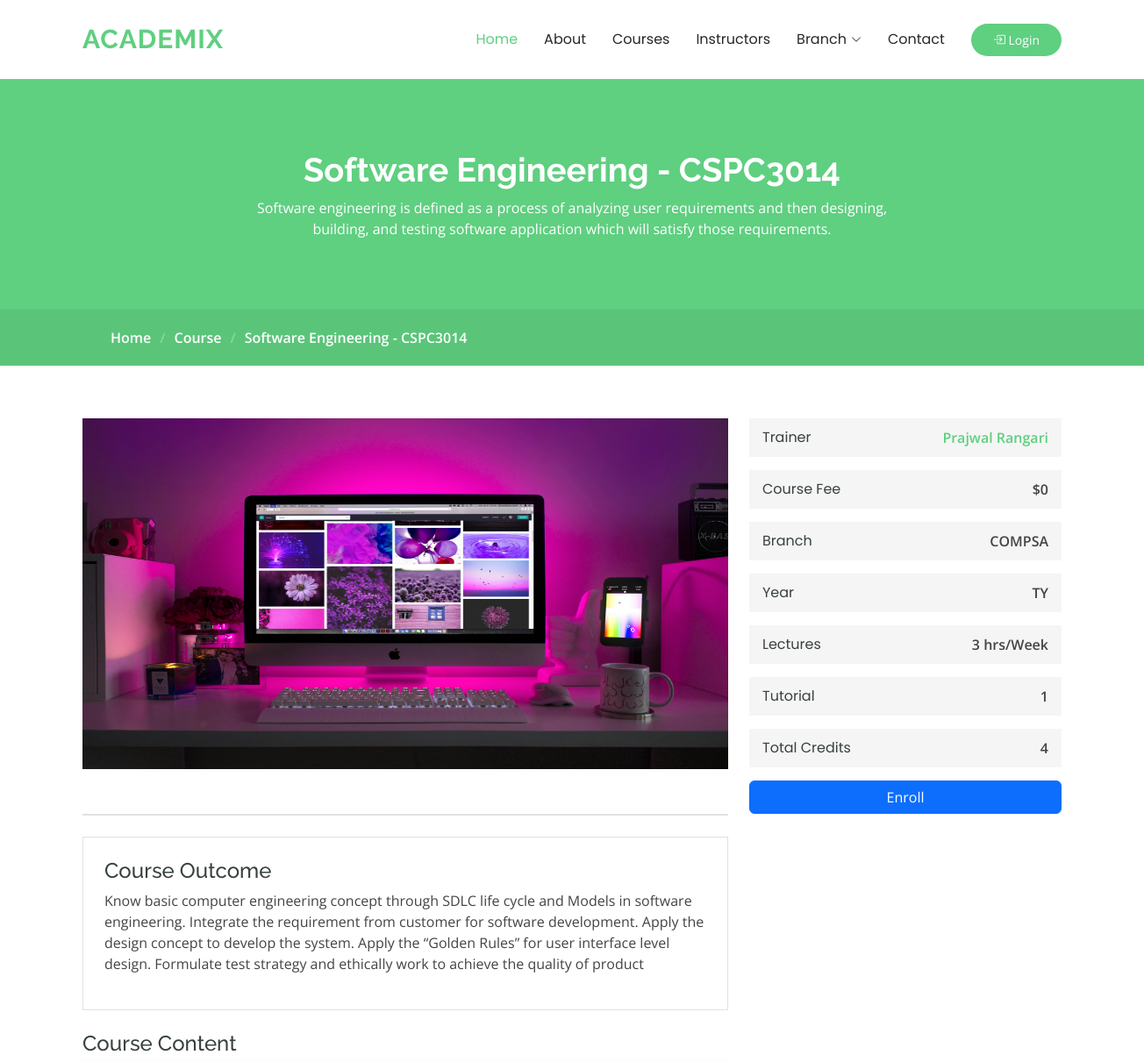
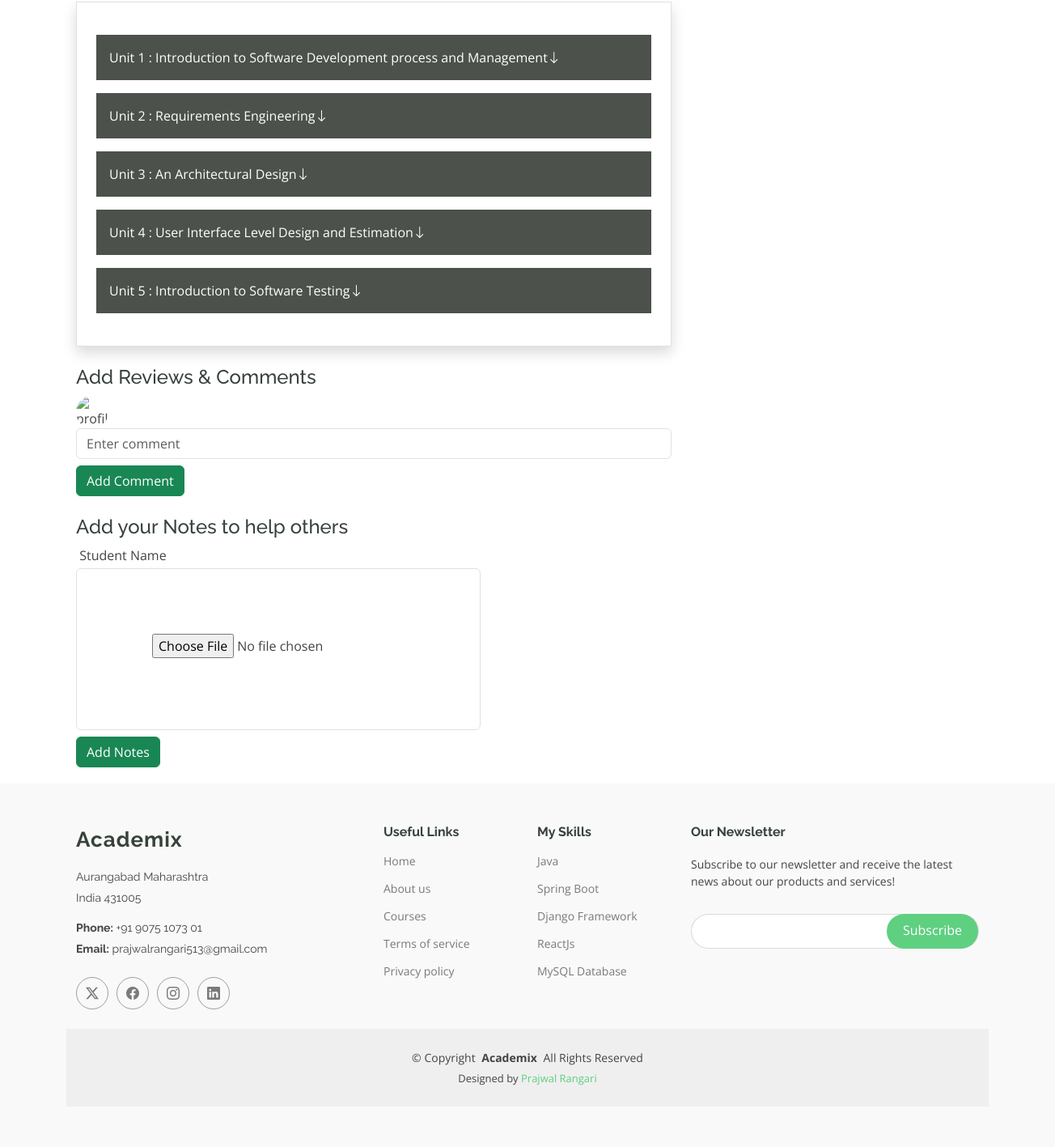
The app's page /view-course/software-engineering-cspc3014 with its own data (2 pictures, top to bottom).
### academixapp/models.py (models this page shows, shortened)
class Course(models.Model):
    course_title = models.CharField(max_length=100)
    course_desc = models.TextField()
    course_branch = models.CharField(max_length=100, default='COMPSA')
    course_year = models.CharField(max_length=100, default='FY')
    course_img = models.ImageField(default='default.jpg', upload_to='course_images/')
    course_benefit = models.TextField()
    course_req = models.TextField()
    date_created = models.DateTimeField(default=datetime.now)
    slug = models.SlugField(unique=True, blank=True, default='')
    course_credit = models.IntegerField(default=0)
    course_tutorial = models.IntegerField(default=0)
    course_lectures = models.IntegerField(default=0)
    instructor = models.ForeignKey(User, on_delete=models.CASCADE, default='')

class Unit(models.Model):
    title = models.CharField(max_length=255)
    course = models.ForeignKey(Course, related_name='units', on_delete=models.CASCADE)

### academixapp/views.py (the view, shortened to what this page needs)
# urls.py: path('view-course/<slug:slug>', views.view_course, name='view_course'),
def view_course(request, slug):
    course = get_object_or_404(Course, slug=slug)
    return render(request, 'academixapp/view_course.html', {'course':course})

### templates/academixapp/view_course.html (shortened to what this page needs)
{% extends 'academixapp/base.html' %}
{% block body %}
<div class="page-title" data-aos="fade">
    <div class="heading">
    <div class="container">
        <div class="row d-flex justify-content-center text-center">
        <div class="col-lg-8">
            <h1>{{ course.course_title }}</h1>
            <p class="mb-0">{{ course.course_desc }}</p>
        </div>
        </div>
    </div>
    </div>
    <nav class="breadcrumbs">
    <div class="container">
        <ol>
        <li><a href="/">Home</a></li>
        <li class="current">Course</li>
        <li class="current">{{course.course_title}}</li>
        </ol>
    </div>
    </nav>
</div>
<div id="courses-course-details" class="courses-course-details section">
    <div class="container" data-aos="fade-up">
    <div class="row">
        <div class="col-lg-8 mb-2">
            <img src="{{course.course_img.url}}" class="img-fluid" alt="" style="width:100%; height:400px;">
        </div>
        <div class="col-lg-4">
            <div class="course-info d-flex justify-content-between align-items-center">
                <h5>Trainer</h5>
                <p><a href="#">{{course.instructor.first_name}} {{course.instructor.last_name}}</a></p>
            </div>
            <div class="course-info d-flex justify-content-between align-items-center">
                <h5>Course Fee</h5>
                <p>$0</p>
            </div>
            <div class="course-info d-flex justify-content-between align-items-center">
                <h5>Branch</h5>
                <p>{{course.course_branch}}</p>
            </div>
            <div class="course-info d-flex justify-content-between align-items-center">
                <h5>Year</h5>
                <p>{{course.course_year}}</p>
            </div>
            <div class="course-info d-flex justify-content-between align-items-center">
                <h5>Lectures</h5>
                <p>{{course.course_lectures}} hrs/Week</p>
            </div>
            <div class="course-info d-flex justify-content-between align-items-center">
                <h5>Tutorial</h5>
                <p>{{course.course_tutorial}}</p>
            </div>
            <div class="course-info d-flex justify-content-between align-items-center">
                <h5>Total Credits</h5>
                <p>{{course.course_credit}}</p>
            </div>
            <form method="POST" action="{% url 'academixapp:view_course' course.slug %}">
                <button type="submit" class="btn btn-primary w-100">Enroll</button>
            </form>
        </div>
    </div>
    <div class="row">
        <div class="col-md-8">
            <div class="border"></div>
            <div class="box border mt-4 p-4">
                <h4>Course Outcome</h4>
                <p>{{course.course_benefit}}</p>
            </div>
            <div class="mt-4">
                <h4>Course Content</h4>
                <div class="box border p-4 shadow">
                    {% for unit in course.units.all %}
                    <p class="scrollDownBtn mt-3 p-3 text-white" style="cursor: pointer; background-color: rgb(76, 81, 76);">Unit {{ forloop.counter }} : {{ unit.title }}<i class="bi bi-arrow-down"></i>
                    </p>
                    {% endfor %}
                </div>
            </div>
            <div class="mt-4">
                <h4>Add Reviews & Comments</h4>
                <form method="POST">
                    <div class="d-flex justify-content-start align-items-center">
                        <img src="{{ request.user.profile.profile_img.url }}" alt="profile_img" class="rounded-pill" style="width: 40px; height: 40px;">
                        <a href="" class="text-decoration-none text-reset fw-bold my-2 p-2">{{request.user.username}}</a>
                    </div>
                    <input type="text" name="comment" id="comment" class="form-control" placeholder="Enter comment">
                    <button class="btn btn-success mt-2">Add Comment</button>
                </form>
            </div>
            <div class="mt-4">
                <h4>Add your Notes to help others</h4>
                <form method="POST">
                    <a href="" class="text-decoration-none text-reset"><img src="" alt=""> Student Name</a>
                    <div class="mt-1 border thumbnail-box d-flex flex-column align-items-center justify-content-center rounded-2"
                        style="height:200px; width: 500px;">
                        <input type="file" class="form-control-file mb-2" id="imageInput" name="course_img"
                            accept="image/*">
                    </div>
                    <button class="btn btn-success mt-2">Add Notes</button>
                </form>
            </div>
        </div>
    </div>
    </div>
</div>
{% endblock %}

### static/academixapp/main.css (style rules this page uses)
:root { --default-font: "Open Sans", system-ui, -apple-system, "Segoe UI", Roboto, "Helvetica Neue", Arial, "Noto Sans", "Liberation Sans", sans-serif, "Apple Color Emoji", "Segoe UI Emoji", "Segoe UI Symbol", "Noto Color Emoji"; --heading-font: "Raleway", sans-serif; --nav-font: "Poppins", sans-serif; }
:root { --background-color: #ffffff; --default-color: #444444; --heading-color: #37423b; --accent-color: #5fcf80; --surface-color: #ffffff; --contrast-color: #ffffff; }
:root { --nav-color: #272828; --nav-hover-color: #5fcf80; --nav-mobile-background-color: #ffffff; --nav-dropdown-background-color: #ffffff; --nav-dropdown-color: #272828; --nav-dropdown-hover-color: #5fcf80; }
:root { scroll-behavior: smooth; }
body { color: var(--default-color); background-color: var(--background-color); font-family: var(--default-font); }
a { color: var(--accent-color); text-decoration: none; transition: 0.3s; }
h1, h2, h3, h4, h5, h6 { color: var(--heading-color); font-family: var(--heading-font); }
.page-title { --default-color: var(--contrast-color); --background-color: var(--accent-color); --heading-color: var(--contrast-color); color: var(--default-color); background-color: var(--background-color); position: relative; }
.page-title .heading { padding: 80px 0; border-top: 1px solid color-mix(in srgb, var(--default-color), transparent 90%); }
.page-title .heading h1 { font-size: 38px; font-weight: 700; }
.page-title nav { background-color: color-mix(in srgb, var(--accent-color) 90%, black 5%); padding: 20px 0; }
.page-title nav a { color: var(--default-color); }
.page-title nav ol { display: flex; flex-wrap: wrap; list-style: none; margin: 0; font-size: 16px; font-weight: 600; }
.page-title nav ol li + li { padding-left: 10px; }
.page-title nav ol li + li::before { content: "/"; display: inline-block; padding-right: 10px; color: color-mix(in srgb, var(--default-color), transparent 70%); }
section, .section { color: var(--default-color); background-color: var(--background-color); padding: 60px 0; scroll-margin-top: 900px; overflow: clip; }
.courses-course-details { padding-bottom: 20px; }
.courses-course-details .course-info { background: color-mix(in srgb, var(--default-color), transparent 95%); padding: 10px 15px; margin-bottom: 15px; }
.courses-course-details .course-info h5 { font-weight: 400; font-size: 16px; margin: 0; font-family: var(--nav-font); }
.courses-course-details .course-info p { margin: 0; font-weight: 600; }
.courses-course-details .course-info a { color: var(--accent-color); }

### records on screen
Course: course_title "Software Engineering - CSPC3014", course_desc "Software engineering is defined as a process of analyzing user requirements and then designing, building, and testing software application which will satisfy those requirements.", course_img (picture), instructor.first_name "Prajwal", instructor.last_name "Rangari", course_branch "COMPSA", course_year "TY", course_lectures "3", course_tutorial "1", course_credit "4", course_benefit "Know basic computer engineering concept through SDLC life cycle and Models in software engineering. Integrate the requirement from customer for software development. Apply the design concept to develop the system. Apply the “Golden Rules” for user interface level design. Formulate test strategy and ethically work to achieve the quality of product"
Unit: title "Introduction to Software Development process and Management"
Unit: title "Requirements Engineering"
Unit: title "An Architectural Design"
Unit: title "User Interface Level Design and Estimation"
Unit: title "Introduction to Software Testing"
